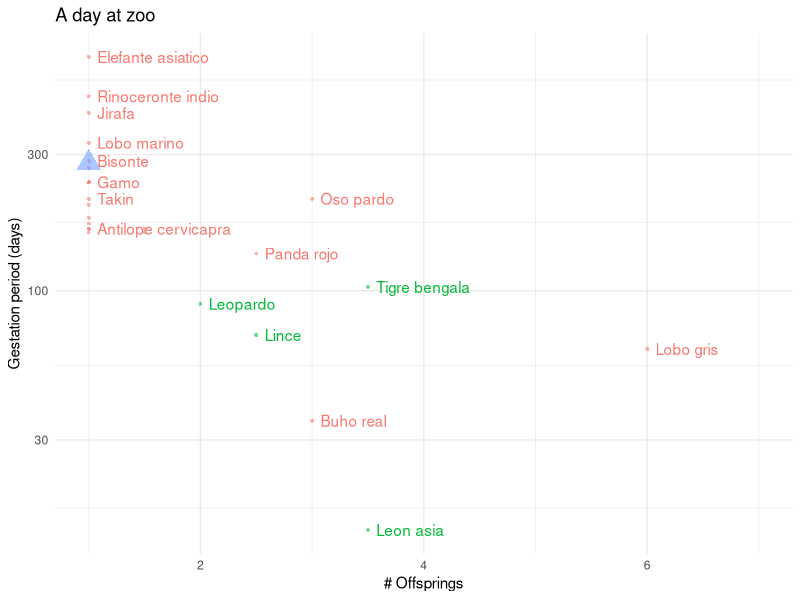

R code for this plot:
################################################################################
# Pablo Haya, 2019
################################################################################
library(tidyverse)
library(here)

species <- read_csv(here("data","gestationoffsprings.csv"))

################################################################################
# Data cleaning
################################################################################
# Transform the original dataset
# from 
# CommonName  Gestation Offspring
# <chr>       <chr>     <chr>
# Panda rojo  112-158   1-4
#
# to
# CommonName  MinGestation MaxGestation MinOffspring MaxOffspring MeanGestation MeanOffspring
# <chr>       <int>        <int>        <int>        <int>         <dbl>         <dbl>
# Panda rojo  112          158            1            4           135           2.5

species <-
    species %>%
    separate(Gestation, c("MinGestation", "MaxGestation"), 
             sep="-", fill="right", convert=TRUE) %>%
    mutate(MaxGestation=replace(MaxGestation, 
                                is.na(MaxGestation), 
                                MinGestation[is.na(MaxGestation)])) %>%
    mutate(MeanGestation=rowMeans(.[c("MinGestation", "MaxGestation")]))

species <-
    species %>%
    separate(Offspring, c("MinOffspring", "MaxOffspring"), 
             sep="-", fill="right", convert=TRUE) %>%
    mutate(MaxOffspring=replace(MaxOffspring, 
                                is.na(MaxOffspring), 
                                MinOffspring[is.na(MaxOffspring)])) %>%
    mutate(MeanOffspring=rowMeans(.[c("MinOffspring", "MaxOffspring")]))
    
# Fix lion gestation unit from weeks to days
species <-
    species %>%
    mutate(MinGestation=ifelse(CommonName=="Leon asia", MinGestation*7, MinGestation)) %>%
    mutate(MaxGestation=ifelse(CommonName=="Leon asia", MaxGestation*7, MaxGestation))

write_csv(species, path = here("data","gestationoffsprings_clean.csv"))

################################################################################
# Visualization
################################################################################
species <- species %>% mutate(color=ifelse(CommonName %in% c("Tigre bengala", 
                                                          "Leon asia", 
                                                          "Lince",
                                                          "Leopardo"), 1, 0))
species <- species %>% mutate(color=ifelse(CommonName %in% c("Humano"), 2, color))
species <- species %>% mutate(shape=ifelse(CommonName %in% c("Humano"), 1, 0))

pdf(here("images","adayatthezoo.pdf"))
main_chart <-
    ggplot(data=species, aes(x=MeanOffspring, y=MeanGestation,
                           color=factor(color))) +
        geom_point(aes(shape=factor(shape), alpha=0.95, size=ifelse(shape==1, 4, 1))) +
        geom_text(aes(label=CommonName), check_overlap=TRUE, hjust=0, nudge_x=0.075) + 
        scale_y_log10() +
        xlim(1, 7) + 
        labs(title="A day at zoo",
             x="# Offsprings", 
             y="Gestation period (days)") +
        theme_minimal() +
        theme(legend.position = "none")
dev.off()

reg <- lm(MeanOffspring ~ log(MeanGestation), data = species)
summary(reg)

save(main_chart, reg, file = here("data","outcomes.RData"))